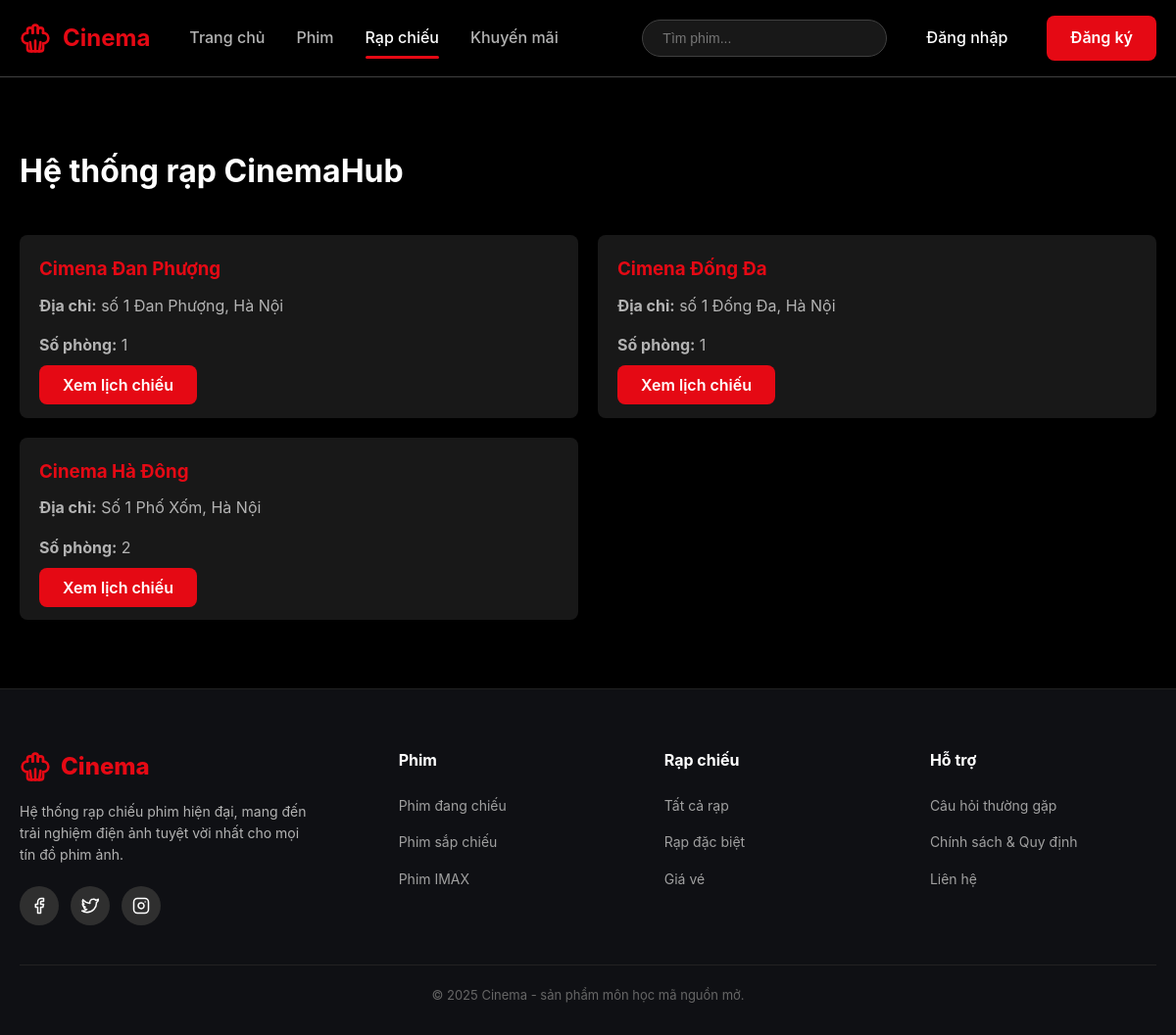
The app's page /BTL_MO/View/user/theaters.php with its own data.
### tables this page shows
CREATE TABLE `theaters` (
  `TheaterID` int NOT NULL AUTO_INCREMENT,
  `Name` varchar(100) NOT NULL,
  `Address` varchar(255) NOT NULL,
  `City` varchar(100) DEFAULT NULL,
  `Phone` varchar(20) DEFAULT NULL,
  `Email` varchar(100) DEFAULT NULL,
  PRIMARY KEY (`TheaterID`)
);

### BTL_MO/functions/theaters_functions.php (called while the page is built, shortened)
<?php
function getAllTheaters() {
    $conn = getDbConnection();
    $theaters = [];
    $sql = "SELECT t.*, COUNT(s.ScreenID) AS TotalScreens
            FROM Theaters t
            LEFT JOIN Screens s ON t.TheaterID = s.TheaterID
            GROUP BY t.TheaterID
            ORDER BY t.Name";
    $result = $conn->query($sql);
    if ($result && $result->num_rows > 0) {
        $theaters = $result->fetch_all(MYSQLI_ASSOC);
    }
    return $theaters;
}
?>

### BTL_MO/View/user/theaters.php (the view, shortened to what this page needs)
<?php
require_once '../../functions/theaters_functions.php';
$theaters_list = getAllTheaters();
include 'partials/header.php';
?>
<main class="section">
    <div class="container">
        <div class="section-header">
            <h2>Hệ thống rạp CinemaHub</h2>
        </div>
        <div class="theater-list">
            <?php if (empty($theaters_list)): ?>
                <p class="empty-message">Hệ thống chưa có rạp nào.</p>
            <?php else: ?>
                <?php foreach ($theaters_list as $theater): ?>
                    <div class="theater-card">
                        <h3><?php echo htmlspecialchars($theater['Name']); ?></h3>
                        <p><strong>Địa chỉ:</strong> <?php echo htmlspecialchars($theater['Address']); ?>, <?php echo htmlspecialchars($theater['City']); ?></p>
                        <p><strong>Số phòng:</strong> <?php echo $theater['TotalScreens']; ?></p>
                        <a href="showtimes.php?theater_id=<?php echo $theater['TheaterID']; ?>" class="btn-primary">Xem lịch chiếu</a>
                    </div>
                <?php endforeach; ?>
            <?php endif; ?>
        </div>
    </div>
</main>
<?php
include 'partials/footer.php';
?>

### BTL_MO/assets/css/style.css (style rules this page uses)
:root { --primary-color: #e50914; --primary-dark: #b20710; --secondary-color: #0f1014; --text-primary: #ffffff; --text-secondary: #b3b3b3; --bg-primary: #000000; --bg-secondary: #181818; --bg-tertiary: #2f2f2f; --border-color: #404040; --success-color: #46d369; --warning-color: #ffa500; --danger-color: #e50914; --shadow: 0 4px 12px rgba(0, 0, 0, 0.5); --shadow-lg: 0 8px 24px rgba(0, 0, 0, 0.6); --transition: all 0.3s ease; --border-radius: 8px; }
* { margin: 0; padding: 0; box-sizing: border-box; }
body { font-family: -apple-system, BlinkMacSystemFont, 'Segoe UI', Roboto, 'Helvetica Neue', Arial, sans-serif; background: var(--bg-primary); color: var(--text-primary); line-height: 1.6; overflow-x: hidden; }
.container { max-width: 1400px; margin: 0 auto; padding: 0 20px; }
.btn-primary { background: var(--primary-color); color: var(--text-primary); padding: 10px 24px; border-radius: var(--border-radius); text-decoration: none; font-weight: 600; transition: var(--transition); border: none; cursor: pointer; }
.section { padding: 70px 0; }
.section-header { display: flex; justify-content: space-between; align-items: center; margin-bottom: 40px; }
.section-header h2 { font-size: 32px; font-weight: 700; }

### BTL_MO/View/user/theaters.php (style rules this page uses)
.theater-list { display: grid; grid-template-columns: 1fr 1fr; gap: 20px; }
.theater-card { background: var(--bg-secondary); padding: 20px; border-radius: var(--border-radius); }
.theater-card h3 { color: var(--primary-color); margin-bottom: 10px; }
.theater-card p { color: var(--text-secondary); margin-bottom: 15px; }

### records on screen
theaters: Name "Cimena Đan Phượng", Address "số 1 Đan Phượng", City "Hà Nội", TotalScreens "1"
theaters: Name "Cimena Đống Đa", Address "số 1 Đống Đa", City "Hà Nội", TotalScreens "1"
theaters: Name "Cinema Hà Đông", Address "Số 1 Phố Xốm", City "Hà Nội", TotalScreens "2"
